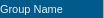
<?xml version="1.0" encoding="UTF-8"?>
<ui version="4.0">
 <class>GroupWidget</class>
 <widget class="QWidget" name="GroupWidget">
  <property name="geometry">
   <rect>
    <x>0</x>
    <y>0</y>
    <width>104</width>
    <height>18</height>
   </rect>
  </property>
  <property name="windowTitle">
   <string>Form</string>
  </property>
  <property name="styleSheet">
   <string notr="true">
#GroupWidget
{
	border-right:1px solid rgb(170,170,170);
	background-color:rgba(0, 90, 140, 255);
}
#GroupWidget:hover
{
     background: qlineargradient(spread:reflect, x1:0, y1:0, x2:0, y2:1, x3:0, y3:1,stop:0 rgba(0, 90, 140, 255), stop:0.5 rgba(130, 200, 250, 255),stop:0.8 rgba(0, 180, 250, 255));
}
#GroupWidget QLabel
{
	font-size:11px;
	font-weight:normal;
	border:none;
	color:rgb(240,240,240);
}
#GroupWidget QLabel:hover
{
	color:rgb(255,255,151);

}
#GroupWidget QPushButton
{
	font-size:12px;
	font-weight:normal;
	color:rgb(240,240,240);

	border:0px groove rgba(0, 90, 140, 255);
}
#GroupWidget QPushButton:pressed
{
	background: qlineargradient(spread:pad, x1:0, y1:0, x2:0, y2:1, stop:0 rgba(130, 200, 250, 255), stop:1 rgba(130, 200, 250, 255));
	color:rgb(0,0,0);
}
#GroupWidget QPushButton:hover
{

}

#GroupWidget QToolButton
{
	font-size:12px;
	font-weight:normal;
	color:rgb(240,240,240);

	border:0px groove rgba(0, 90, 140, 255);

}
#GroupWidget QToolButton:hover
{

}

</string>
  </property>
  <layout class="QGridLayout" name="gridLayout_2">
   <property name="margin">
    <number>0</number>
   </property>
   <property name="spacing">
    <number>0</number>
   </property>
   <item row="0" column="0">
    <layout class="QGridLayout" name="gridLayout">
     <item row="0" column="0">
      <widget class="QLabel" name="lb_groupName">
       <property name="text">
        <string>Group Name</string>
       </property>
      </widget>
     </item>
     <item row="0" column="1">
      <widget class="QPushButton" name="btn_sendFiles">
       <property name="maximumSize">
        <size>
         <width>30</width>
         <height>16</height>
        </size>
       </property>
       <property name="toolTip">
        <string>Send Files</string>
       </property>
       <property name="text">
        <string/>
       </property>
       <property name="icon">
        <iconset resource="res.qrc">
         <normaloff>:/images/send-file.png</normaloff>:/images/send-file.png</iconset>
       </property>
       <property name="iconSize">
        <size>
         <width>20</width>
         <height>16</height>
        </size>
       </property>
      </widget>
     </item>
    </layout>
   </item>
  </layout>
 </widget>
 <resources>
  <include location="res.qrc"/>
 </resources>
 <connections/>
</ui>
